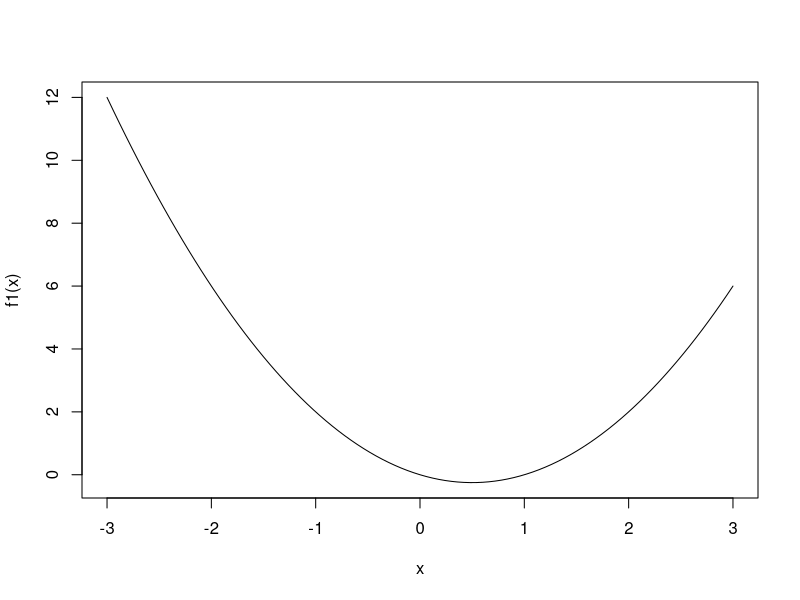
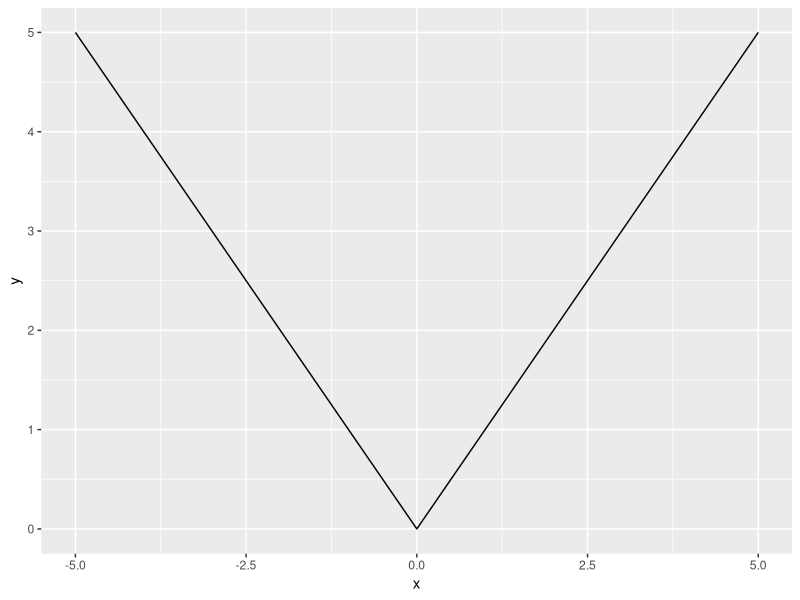
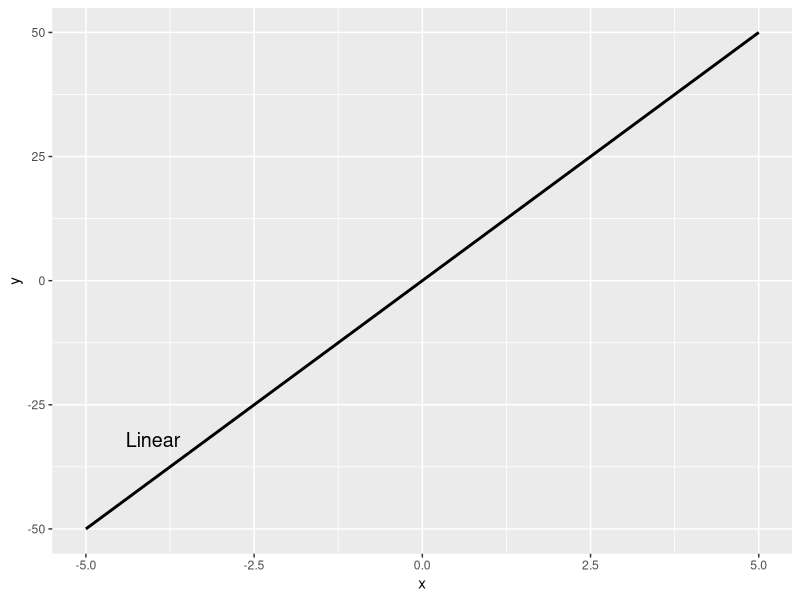

Here is the R script that generated these plots, in order: (Note: this script raises an error after producing the figures.)
# TODO: 
#setup doc
#plot function +
#plot tangent

library(tidyverse)
library(purrr)
library(nlme)

#plot a function
f1 <- function(x){
  return( x^2 - x )
}

curve(expr =f1, from=-3, to=3)



#plot a linear function

f2 <- function(x){
  ifelse(x < 0, -x, x)
}

#use gg plot to plot a function

ggplot(data.frame(x = c(-5, 5)), aes(x = x)) + 
  stat_function(fun = f2)

#use ggplot to plot for functions in the same graph

four_curves <- ggplot(data.frame(x = c(-5, 5)), aes(x = x)) + 
 # stat_function(fun = exp, color="red", lwd = 1) +
#  stat_function(fun = function(x){x^3}, color="blue", lwd = 1) + 
 # stat_function(fun = function(x){4*x^2}, color="green", lwd = 1) +
  stat_function(fun = function(x){10*x}, color="black", lwd = 1) +
#  annotate(geom="text", label = "Exponential", x = -4, y = 5, size =5) + 
#  annotate(geom="text", label = "Quadratic", x = -4, y = 95, size =5) +
#  annotate(geom="text", label = "Cubic", x = -4, y = -90, size =5) + 
  annotate(geom="text", label = "Linear", x = -4, y = -32, size =5)

four_curves

##calculate the tangent of a function

#equation

f=expression(x^2+3*x)

#derivative (m)

ff<-D(f,'x')

#set x value to try f an ff
x<-1

eval(f)

eval(ff) 

ff(x)

ff
f

# write abstractions for f and ff that return the values
f3 <- function(x){
  return( eval(f) )
}

f4 <- function(x){
  return(eval(ff))
}

#pick value and calculate

f3(2)
f4(2)

#y=mx+b line equation for the tangent

#calculate offset (b) of line equation for x value of 2
#b=y-m*x

b=(f3(2)-(f4(2))*2)

b

#insert equation for b into the line equation
#y=7*x-4


y=(f4(x)*x+(f3(x)-(f4(x))*x))
y

#use ggplot to draw two an equation and a tangent at point t

three_curves <- ggplot(data.frame(x = c(-5, 5)), aes(x = x)) + 
  # stat_function(fun = exp, color="red", lwd = 1) +
  stat_function(fun = function(x){f4(t)*x+((f3(t)-(f4(t))*t))}, color="blue", lwd = 1) +
  stat_function(fun = function(x){x^2+3*x}, color="black", lwd = 1) +
  #  annotate(geom="text", label = "Exponential", x = -4, y = 5, size =5) + 
  annotate(geom="text", label = "tangente", x = -4, y = -32, size =5) +
  annotate(geom="text", label = "gleichung", x = -4, y = 15, size =5)


t<-0.1
three_curves
t<-2.3
three_curves

#use a loop to draw a number of tangents

plot_func1 <- function(i) {
  p <- ggplot() + xlim(0,i) + xlab("x")
  for (i in 1:i) {
    p <- p + 
      stat_function(fun = function(x, i){f4(i)*x+((f3(i)-(f4(i))*i))}, args = list(i = i), xlim=c(-1, 19)) 
  }
  print(p)
}
plot_func1(20)

#calculate a tangent from an external point (p(x2/y2)) off the function
#tangent touches the graph at the point t(x1/y1)

#y=f4(i)*x+((f3(i)-(f4(i))*i))

# p(5/20)

#m=(df(x1))
#m=(y2-y1)/(x2-x1)
#y=f(x1)

#df(x1)=(f(x1)-y2)/(x1-x2)
#df(x1)*(x1-x2)=(f(x1)-y)

#example

(-2*r+3)*(r-5)=((r^2+3*r)-20)


#simplified

0=((r^2+3*r)-5)-(-2*r+3)*(r-20)

0=r^2-10*r+5


#intersections of the functions show x value for the touchingpoints of tangents

str(uniroot.all (function(r) r^2-10*r+5, lower = 0, upper = 10,
                 tol = 0.0001))

#choose first touchingpoint

nth((uniroot.all (function(r) (2*r+3)*(r-5)-(r^2+3*r-20), lower = 0, upper = 10,
            tol = 0.0001)),1)

#function to calculate alle touchingpoints

uniroot.all <- function (f, interval, lower= min(interval),
                         upper= max(interval), tol= .Machine$double.eps^0.2,
                         maxiter= 1000, trace = 0, n = 100, ... ) {
  
  ## error checking as in uniroot...
  if (!missing(interval) && length(interval) != 2)
    stop("'interval' must be a vector of length 2")
  if (!is.numeric(lower) || !is.numeric(upper) || lower >=
      upper)
    stop("lower < upper  is not fulfilled")
  
  ## subdivide interval in n subintervals and estimate the function values
  xseq <- seq(lower,upper,len=n+1)
  mod  <- f(xseq,...)
  
  ## some function values may already be 0
  Equi <- xseq[which(mod==0)]
  
  ss   <- mod[1:n]*mod[2:(n+1)]  # interval where functionvalues change sign
  ii   <- which(ss<0)
  
  for (i in ii)
    Equi <- c(Equi, uniroot(f,lower=xseq[i],upper=xseq[i+1], maxiter = maxiter, tol = tol, 
                            trace = trace, ...)$root)
  
  return(Equi)
}

#calculate offset b using the x coordinate of the intersections

b=(f3(9.47214)-(f4(9.47214))*9.47214)

b=(f3(0.527864)-(f4(0.527864))*0.527864)

b

#y=m*x+b
#b=
#x-> lösen der gleichung f(x)

#y1-y2=m(x1-x2)
#m=df(x)
#1.55676

f4(1.55676)

f4(11.7766)

y-20=6.11352*(5-x)

y=-6.11352*x+50.5676

# calculate for the external point 10/100

t = nth((uniroot.all (function(r) (2*r+3)*(r-10)-(r^2+3*r-100), lower = 0, upper = 10,
                      tol = 0.0001)),1)

functionandtangentfrompoint_curves <- ggplot(data.frame(x = c(-10, 10)), aes(x = x)) + 
  # stat_function(fun = exp, color="red", lwd = 1) +
  stat_function(fun = function(x){f4(t)*x+((f3(t)-(f4(t))*t))}, color="blue", lwd = 1) +
  stat_function(fun = function(x){x^2+3*x}, color="black", lwd = 1) +
  #  annotate(geom="text", label = "Exponential", x = -4, y = 5, size =5) + 
  annotate(geom="text", label = "tangente", x = -4, y = -32, size =5) +
  annotate(geom="text", label = "gleichung", x = -4, y = 15, size =5)

functionandtangentfrompoint_curves

#two equations connected through two tangents (tqecttt)

#equation1

f=expression(x^2+3*x)

#derivativeeq1 (m)

ff<-D(f,'x')

#equation2

g=expression(-(x-30)^2-4*x-4)

#derivative eq2 (m)

gg<-D(g,'x')
gg


# write abstractions for f, ff, g and gg that return the values
f3 <- function(x){
  return( eval(f) )
}

f4 <- function(x){
  return(eval(ff))
}

f5 <- function(x){
  return( eval(g) )
}

f6 <- function(x){
  return(eval(gg))
}

f5(2)

#equationchange at x=25
#calculate a tangent from an external point (P(x2/y2)) off the function
#tangent touches the graph at the point t(x1/y1)

#calculate the y coordinate of P using the line equation of the first tangent

f4(t)*25+((f3(t)-(f4(t))*t))

#y2=280.6832
#P(25/280.6832)

#calculate touching point for first tangent and equation with the external point 10/100

t = nth((uniroot.all (function(r) (2*r+3)*(r-10)-(r^2+3*r-100), lower = 0, upper = 10,
                      tol = 0.0001)),1)

#calculate touching point tt for second tangent and equation with p as external point

#df(x1)*(x1-x2)-(f(x1)-y)=0
#df(x1)*(x1-x2)=(f(x1)-y)

g
gg



tt= nth((uniroot.all (function(r) -(2*(r-30)+4)*(r-25)-((-(r - 30)^2 - 4 * r - 4)-280.6832), lower = 0, upper = 1000,
                      tol = 0.0001)),2)
tt


tqecttt_curves <- ggplot(data.frame(x = c(0, 50)), aes(x = x)) + 
  stat_function(fun = function(x){f6(tt)*x+((f5(tt)-(f6(tt))*tt))}, color="blue", lwd = 1, xlim=c(25, 50)) +
  stat_function(fun = function(x){f4(t)*x+((f3(t)-(f4(t))*t))}, color="blue", lwd = 1, xlim=c(-1, 25)) +
  stat_function(fun = function(x){x^2+3*x}, color="black", lwd = 1) +
  stat_function(fun = function(x){-(x-30)^2-4*x-4}, color="black", lwd = 1) #+
  #annotate(geom="text", label = "Exponential", x = -4, y = 5, size =5) + 
  #annotate(geom="text", label = "tangente", x = -4, y = -32, size =5) +
  #annotate(geom="text", label = "gleichung", x = -4, y = 15, size =5)

tqecttt_curves

### draw n tangents connecting two curves

#abstraction for tt
f7 <- function(i){
  return(eval(nth((uniroot.all (function(r) -(2*(r-30)+4)*(r-25)-((-(r-30)^2-4*r-4)-(f4(i)*25+((f3(i)-(f4(i))*i)))), lower = 0, upper = 1000, tol = 0.0001)),2)))
}

f7(1)
i=10

  plot_func1 <- function(i) {
    p <- ggplot() + xlim(0,70) + ylim(-1200,1000) + xlab("x")
    for (i in 1:i) {
      p <- p + 
        stat_function(fun = function(x, i){f4(i)*x+((f3(i)-(f4(i))*i))}, args = list(i = i), xlim=c(i, 25)) +
        stat_function(fun = function(x, i){f6(f7(i))*x+((f5(f7(i))-(f6(f7(i)))*f7(i)))}, args = list(i = i), color="black", xlim=c(25, 60))
    }
    p <- p + stat_function(fun = function(x){x^2+3*x}, color="blue", lwd = 1) +
      stat_function(fun = function(x){-(x-30)^2-4*x-4}, color="blue", lwd = 1)
    print(p)
  }
  
plot_func1(10)

#calculate point for equationchange x= 25; y=f4(i)*x+((f3(i)-(f4(i))*i))
#calculate touching point with eq2 
#t = nth((uniroot.all (function(r) -(2*(r-30)+4)*(r-25)-((-(r - 30)^2-4*r-4)-(f4(i)*25+((f3(i)-(f4(i))*i))), lower = 0, upper = 1000, tol = 0.0001)),2)

#### n-equations

#input VN=number of voices
#Of eq1(offset) eqchange eq2(offset) eqchange eq3(offset)
#functions

func <- function(x,fu){
  return( eval(fu) )
}
derivate <- function(x,fu){
  return( eval(D(fu,'x')) )
}

derivate(2, expression(x^2+3*x))
func(2, expression(x^2+3*x)) 

fu = expression(x^2+3*x)


#write function to look for touching points
#df(x1)*(x1-x2)-(f(x1)-y)=0

fu = expression(x^2+3*x)

(px/py)
px=4
py=5
diffx = quote(x) %d% px

as.expression(diffx)

expr1 <- fu
expr2 <- as.expression(D(fu,'x'))
expr3 <- as.expression(diffx)
expr4 <- as.expression(py)
g <- do.call(substitute, list(as.list(expr3)[[1]], env= list(a=3)))
h <- do.call(substitute, list(as.list(expr2)[[1]], env= list(a=2)))
i <- do.call(substitute, list(as.list(expr1)[[1]], env= list(a=2)))
j <- do.call(substitute, list(as.list(expr4)[[1]], env= list(a=2)))
'%c%' <- function(a,b) bquote(.(a) * .(b))
'%d%' <- function(a,b) bquote(.(a) - .(b))
                   
fooExpr <- h %c% g

foofooExpr <- fooExpr %d% i

foofoofooExpr <- foofooExpr %d% j

foofoofooExpr

equa <- function(x){
  return( eval(foofoofooExpr) )
}


t = nth((uniroot.all (equa, lower = 0, upper = 10,
                      tol = 0.0001)),1)
t
##

primes_list <- list(quote(x^2-3*x), quote((x-2)^2+3*x-19))

# loop version 1
#
for (p in primes_list) {
  fu = as.expression(p)
  px=4
  py=5
  diffx = quote(x) %d% px
  as.expression(diffx)
  expr1 <- fu
  expr2 <- as.expression(D(fu,'x'))
  expr3 <- as.expression(diffx)
  expr4 <- as.expression(py)
  g <- do.call(substitute, list(as.list(expr3)[[1]], env= list(a=3)))
  h <- do.call(substitute, list(as.list(expr2)[[1]], env= list(a=2)))
  i <- do.call(substitute, list(as.list(expr1)[[1]], env= list(a=2)))
  j <- do.call(substitute, list(as.list(expr4)[[1]], env= list(a=2)))
  '%c%' <- function(a,b) bquote(.(a) * .(b))
  '%d%' <- function(a,b) bquote(.(a) - .(b))
  
  fooExpr <- h %c% g
  
  foofooExpr <- fooExpr %d% i
  
  foofoofooExpr <- foofooExpr %d% j
  
  equa <- function(x){
    return(eval(foofoofooExpr) )
  }
  
  
  t = nth((uniroot.all (equa, lower = 0, upper = 10,
                        tol = 0.0001)),1)
  print(t)
}

#structure: 




touchpoint <- function(eq,px,py)

  
foofoofooExpr
## testcase
#t=x
#line equation y=m*x+b
#b=y-m*x

derivate(t,fu)*x+(func(t,fu)-derivate(t,fu)*t)

ggplot(data.frame(x = c(-5, 5)), aes(x = x)) + 
  stat_function(fun = f2)

#use ggplot to plot for functions in the same graph

testtangent <- ggplot(data.frame(x = c(-5, 5)), aes(x = x)) + 
  stat_function(fun = function(x){derivate(t,fu)*x+(func(t,fu)-derivate(t,fu)*t)}, color="black", lwd = 1) +
  annotate(geom="text", label = "Tangent", x = -4, y = -32, size =5)

testtangent

#



######

#x starting value
xs=30
#list of seeds y startingvalues at 0
seed <- list(1, 2 )
#offsets to equation
d1 <- list(10, 5, 17)
#offsets from equation to turningpoint
d2 <- list(10, 5, 17)
#list of equations
equation_list <- list(quote(x^2-3*x), quote((x-2)^2+3*x-500), quote((-x-2)^2+3*x-19))

##functions to write equation
'%c%' <- function(a,b) bquote(.(a) * .(b))
'%d%' <- function(a,b) bquote(.(a) - .(b))


plot_func1 <- function(r) {
  vect_2 <- numeric()
  p <- ggplot() + xlim(0,70) + ylim(-1200,1000) + xlab("x")
  for (s in seed) {
  #begin to draw at xs
     xs=0
  #set first y value
     ys=s
     p <- p
     for(r in 1:r){
       #substitute offset into equation
       x<-quote(x)
       w <- x %d% xs
       ww <- enquote(w)
       e <- (nth(equation_list,r))
       k <- substitute_q(e, list(x = (eval(ww))))
       #print(k)
       # calculate touching points t
       fu = as.expression(k)
#       print(fu)
#       px=xs
#       py=ys
#       diffx = quote(x) %d% px
#       as.expression(diffx)
#       expr1 <- fu
#       expr2 <- as.expression(D(fu,'x'))
#       expr3 <- as.expression(diffx)
#       expr4 <- as.expression(py)
#         g <- do.call(substitute, list(as.list(expr3)[[1]], env= list(a=3)))
#         h <- do.call(substitute, list(as.list(expr2)[[1]], env= list(a=2)))
#         i <- do.call(substitute, list(as.list(expr1)[[1]], env= list(a=2)))
#         j <- do.call(substitute, list(as.list(expr4)[[1]], env= list(a=2)))
#       fooExpr <- h %c% g
#       foofooExpr <- fooExpr %d% i
#       foofoofooExpr <- foofooExpr %d% j
   # print(foofoofooExpr)
#      equa <- function(x){
#      return(eval(foofoofooExpr))}
#      t = nth((uniroot.all (equa, lower = 0, upper = 10,
#                         tol = 0.0001)),1)
   #print(t)
   ##print functions
   vect_2 <- c(vect_2, as.vector(fu))
 #  p <- p + 
  #   stat_function(fun = function(x, i){f4(i)*x+((f3(i)-(f4(i))*i))}, args = list(i = i), xlim=c(i, 25)) +
   #  stat_function(fun = function(x, i){f6(f7(i))*x+((f5(f7(i))-(f6(f7(i)))*f7(i)))}, args = list(i = i), color="black", xlim=c(25, 60))

 # print(nth(d1,i))
 # print(nth(d2,i))
 # print(xs)
 #calculate offset for next iteration
  xs <- xs+nth(d1,r)+nth(d2,r)
     }
  }
  for (n in vect_2){
  #print(as.expression(n))
  euax <- function(x){
    return(eval(as.expression(n)))}
  p <- p + stat_function(fun = euax, color="blue", lwd = 1)
  }
  print(p)
  print(n)
} 

plot_func1(3)

do.call(n)

mapply()

as.function.default(n)
n
a = (function(x){(as.expression(n))})
a
euax
bquote()

n
deparse(fu)

as.data.frame.vector(fu)

as.function(list(fu))


vect_1 <- c(2, 7, 4, 9, 8)
vect_2 <- numeric()

for(num in vect_1) {
  vect_2 <- c(vect_2, num * 10)
}

vect_2


call()

as.vector(fu)
as.function(as.list(fu),x)

print(p)

#### write function to substitute offset into equation

substitute_q <- function(x, env) {
  call <- substitute(substitute(y, env), list(y = x))
  eval(call)
}

x <- quote(a + b)
substitute_q(x, list(a = 1, b = 2))

substitute_q <- function(x, env) {
  call <- substitute(substitute(y, env), list(y = x))
  eval(call)
}


e <- (nth(equation_list,2))

substitute_q(e, list(x = quote(x-1000)))

xs<-1000
x<-quote(x)
w <- x %d% xs
ww <- enquote(w)

eval(ww)
list(x = eval(ww))

list(x = quote(x-1000))
as.list(x = eval(ww))

substitute_q(e, list(x = (eval(ww))))


